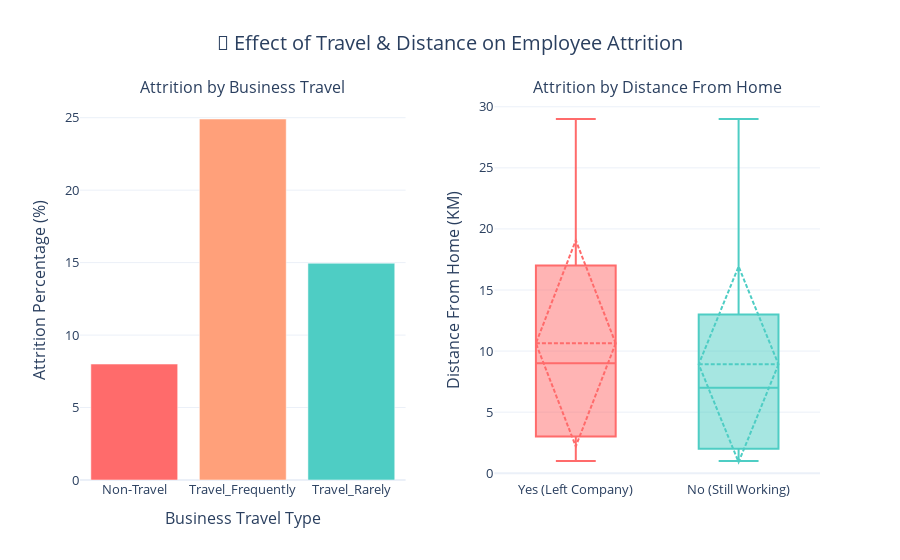

Here is the notebook cell this chart was saved with:
### Markdown cell above
### **Do frequent business travel or distance from home to work affect an employee's decision to leave?**

### Code cell
import plotly.graph_objects as go
from plotly.subplots import make_subplots

fig = make_subplots(
    rows=1, cols=2,
    subplot_titles=("Attrition by Business Travel", "Attrition by Distance From Home"),
    horizontal_spacing=0.12
)

travel_counts = (
    df.groupby('BusinessTravel')['Attrition']
    .value_counts(normalize=True)
    .mul(100)
    .rename('Percentage')
    .reset_index()
)
travel_yes = travel_counts[travel_counts['Attrition'] == 'Yes']

fig.add_trace(
    go.Bar(
        x=travel_yes['BusinessTravel'],
        y=travel_yes['Percentage'],
        marker_color=['#FF6B6B', '#FFA07A', '#4ECDC4'],
        name="Business Travel"
    ),
    row=1, col=1
)

fig.add_trace(
    go.Box(
        y=df[df['Attrition'] == 'Yes']['DistanceFromHome'],
        name='Yes (Left Company)',
        marker_color='#FF6B6B',
        boxmean='sd'
    ),
    row=1, col=2
)

fig.add_trace(
    go.Box(
        y=df[df['Attrition'] == 'No']['DistanceFromHome'],
        name='No (Still Working)',
        marker_color='#4ECDC4',
        boxmean='sd'
    ),
    row=1, col=2
)

fig.update_layout(
    template='plotly_white',
    title="🔹 Effect of Travel & Distance on Employee Attrition",
    title_font_size=20,
    title_x=0.5,
    showlegend=False,
    font=dict(size=13)
)

fig.update_xaxes(title_text="Business Travel Type", row=1, col=1)
fig.update_yaxes(title_text="Attrition Percentage (%)", row=1, col=1)
fig.update_yaxes(title_text="Distance From Home (KM)", row=1, col=2)

fig.show()

### Figure 1 — Plotly figure (JSON) as saved in the notebook; plotly's stock layout.template omitted (floating-point values rounded to 4 significant figures; data arrays with more than 128 entries replaced by an {"elided": "..."} marker saying what was removed)
{"data": [{"marker": {"color": ["#FF6B6B", "#FFA07A", "#4ECDC4"]}, "name": "Business Travel", "type": "bar", "x": ["Non-Travel", "Travel_Frequently", "Travel_Rarely"], "xaxis": "x", "y": [8.0, 24.91, 14.96], "yaxis": "y"}, {"boxmean": "sd", "marker": {"color": "#FF6B6B"}, "name": "Yes (Left Company)", "type": "box", "xaxis": "x2", "y": {"elided": "237 int values"}, "yaxis": "y2"}, {"boxmean": "sd", "marker": {"color": "#4ECDC4"}, "name": "No (Still Working)", "type": "box", "xaxis": "x2", "y": {"elided": "1233 int values"}, "yaxis": "y2"}], "layout": {"annotations": [{"font": {"size": 16}, "showarrow": false, "text": "Attrition by Business Travel", "x": 0.22, "xanchor": "center", "xref": "paper", "y": 1, "yanchor": "bottom", "yref": "paper"}, {"font": {"size": 16}, "showarrow": false, "text": "Attrition by Distance From Home", "x": 0.78, "xanchor": "center", "xref": "paper", "y": 1, "yanchor": "bottom", "yref": "paper"}], "font": {"size": 13}, "showlegend": false, "title": {"font": {"size": 20}, "text": "🔹 Effect of Travel & Distance on Employee Attrition", "x": 0.5}, "xaxis": {"anchor": "y", "domain": [0, 0.44], "title": {"text": "Business Travel Type"}}, "xaxis2": {"anchor": "y2", "domain": [0.56, 1]}, "yaxis": {"anchor": "x", "domain": [0, 1], "title": {"text": "Attrition Percentage (%)"}}, "yaxis2": {"anchor": "x2", "domain": [0, 1], "title": {"text": "Distance From Home (KM)"}}}}
